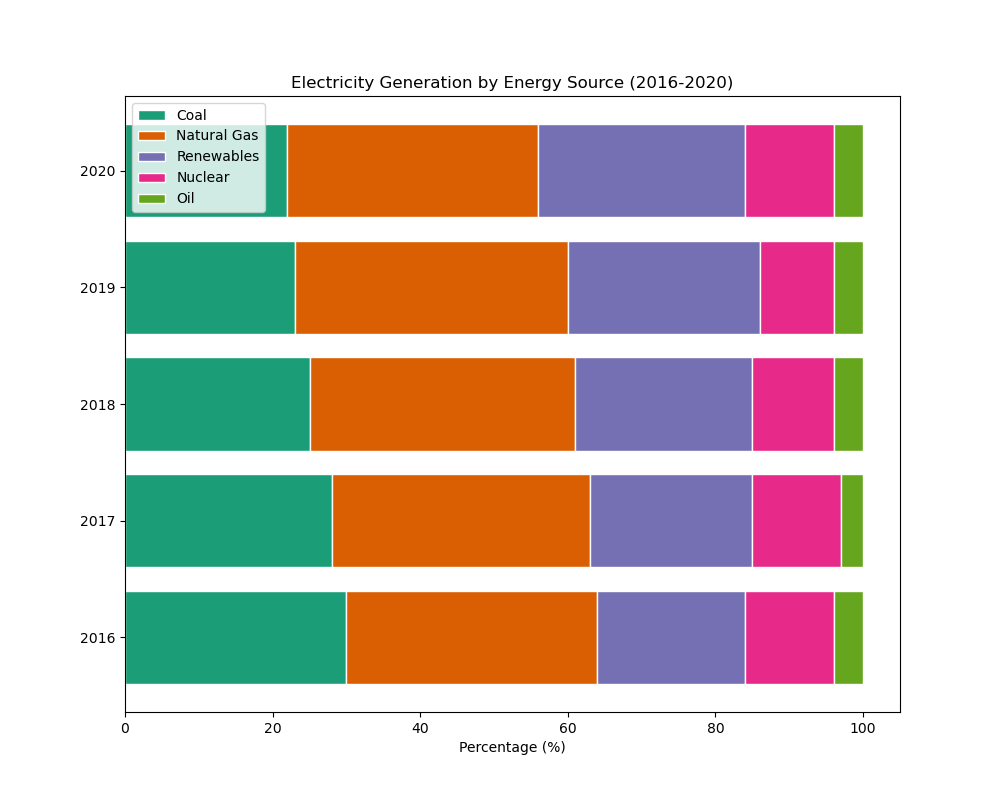

Recreate this plot in Python.

import matplotlib.pyplot as plt

# Definition of data points - as much data points as possible from the table
years = ['2016', '2017', '2018', '2019', '2020']
coal = [30, 28, 25, 23, 22]
natural_gas = [34, 35, 36, 37, 34]
renewables = [20, 22, 24, 26, 28]
nuclear = [12, 12, 11, 10, 12]
oil = [4, 3, 4, 4, 4]

# Colors for the data series for better clarity
colors = ['#1b9e77', '#d95f02', '#7570b3', '#e7298a', '#66a61e']

# Create a figure and a set of subplots - modify width and height of the chart
fig, ax = plt.subplots(figsize=(10, 8))

# Change the width of bars (here it's the height because this is a horizontal bar chart)
bar_height = 0.8

# Stacking bars horizontally
ax.barh(years, coal, color=colors[0], edgecolor='white', height=bar_height, label='Coal')
ax.barh(years, natural_gas, left=coal, color=colors[1], edgecolor='white', height=bar_height, label='Natural Gas')
ax.barh(years, renewables, left=[i+j for i,j in zip(coal, natural_gas)], color=colors[2], edgecolor='white', height=bar_height, label='Renewables')
ax.barh(years, nuclear, left=[i+j+k for i,j,k in zip(coal, natural_gas, renewables)], color=colors[3], edgecolor='white', height=bar_height, label='Nuclear')
ax.barh(years, oil, left=[i+j+k+l for i,j,k,l in zip(coal, natural_gas, renewables, nuclear)], color=colors[4], edgecolor='white', height=bar_height, label='Oil')

# Labeling the chart
ax.set_xlabel('Percentage (%)')
ax.set_title('Electricity Generation by Energy Source (2016-2020)')

# Displaying the legend
ax.legend()

# Show the plot
plt.show()
